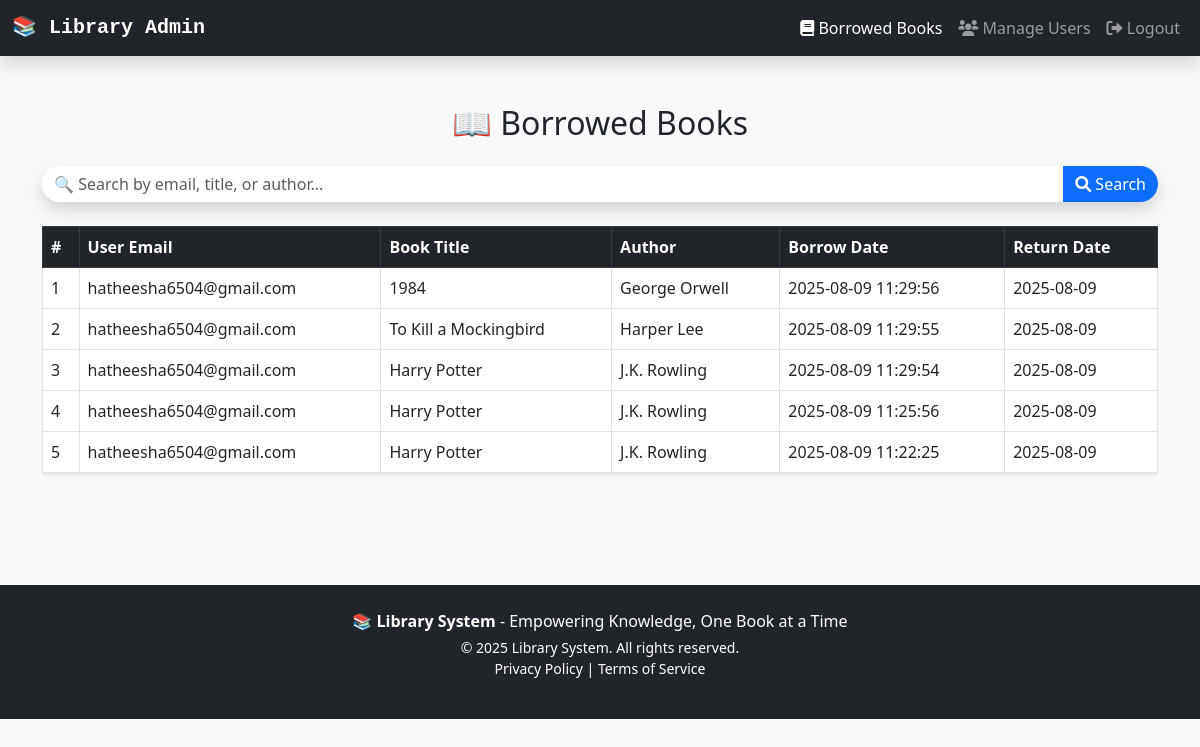
Page /borrowed_books.php (signed in) on the committed database.
### tables this page shows
CREATE TABLE IF NOT EXISTS `borrowed_books` (
  `id` int NOT NULL AUTO_INCREMENT,
  `user_id` int DEFAULT NULL,
  `book_id` int DEFAULT NULL,
  `borrow_date` timestamp NOT NULL DEFAULT CURRENT_TIMESTAMP,
  `return_date` date DEFAULT NULL,
  PRIMARY KEY (`id`),
  KEY `user_id` (`user_id`),
  KEY `book_id` (`book_id`)
);

CREATE TABLE IF NOT EXISTS `users` (
  `id` int NOT NULL AUTO_INCREMENT,
  `name` varchar(100) NOT NULL,
  `email` varchar(100) NOT NULL,
  `password` varchar(255) NOT NULL,
  `role` enum('admin','user') DEFAULT 'user',
  `is_verified` tinyint(1) DEFAULT '0',
  `verification_code` varchar(6) DEFAULT NULL,
  `verification_expires` datetime DEFAULT NULL,
  `created_at` timestamp NULL DEFAULT CURRENT_TIMESTAMP,
  `updated_at` timestamp NULL DEFAULT CURRENT_TIMESTAMP ON UPDATE CURRENT_TIMESTAMP,
  PRIMARY KEY (`id`),
  UNIQUE KEY `email` (`email`),
  UNIQUE KEY `email_2` (`email`)
);

CREATE TABLE IF NOT EXISTS `books` (
  `id` int NOT NULL AUTO_INCREMENT,
  `title` varchar(255) NOT NULL,
  `author` varchar(255) NOT NULL,
  `available` tinyint(1) DEFAULT '1',
  `cover_photo` varchar(255) DEFAULT NULL,
  PRIMARY KEY (`id`)
);

### borrowed_books.php (the view, shortened to what this page needs)
<?php
require 'auth/db.php';
$search_query = isset($_GET['search']) ? trim($_GET['search']) : '';
$query = "
SELECT bb.id, u.email, b.title, b.author, bb.borrow_date, bb.return_date
FROM borrowed_books bb
JOIN users u ON bb.user_id = u.id
JOIN books b ON bb.book_id = b.id
WHERE u.email LIKE ? OR b.title LIKE ? OR b.author LIKE ?
ORDER BY bb.borrow_date DESC
";
$stmt = $conn->prepare($query);
$search_param = "%$search_query%";
$stmt->bind_param("sss", $search_param, $search_param, $search_param);
$stmt->execute();
$result = $stmt->get_result();
?>
<!DOCTYPE html>
<html>
<head>
  <link rel="stylesheet" href="https://cdn.jsdelivr.net/npm/bootstrap@5.3.0/dist/css/bootstrap.min.css">
  <link rel="stylesheet" href="https://cdnjs.cloudflare.com/ajax/libs/font-awesome/6.0.0-beta3/css/all.min.css">
</head>
<body>
  <nav class="navbar navbar-expand-lg navbar-dark bg-dark shadow">
    <div class="container-fluid">
      <a class="navbar-brand" href="admin_panel.php">📚 Library Admin</a>
      <div class="collapse navbar-collapse" id="navbarNav">
        <ul class="navbar-nav ms-auto">
          <li class="nav-item">
            <a href="borrowed_books.php" class="nav-link active"><i class="fas fa-book"></i> Borrowed Books</a>
          </li>
          <li class="nav-item">
            <a href="manage_users.php" class="nav-link"><i class="fas fa-users"></i> Manage Users</a>
          </li>
          <li class="nav-item">
            <a href="logout.php" class="nav-link"><i class="fas fa-sign-out-alt"></i> Logout</a>
          </li>
        </ul>
      </div>
    </div>
  </nav>
  <div class="container py-5">
    <h2 class="text-center mb-4">📖 Borrowed Books</h2>
    <form class="d-flex justify-content-center mb-4" method="GET" action="">
      <div class="input-group search-bar shadow">
        <input class="form-control" type="search" placeholder="🔍 Search by email, title, or author..." name="search" value="<?= htmlspecialchars($search_query) ?>">
        <button class="btn btn-primary" type="submit">
          <i class="fas fa-search"></i> Search
        </button>
      </div>
    </form>
    <div class="table-responsive">
      <table class="table table-bordered table-hover shadow-sm">
        <thead class="table-dark">
          <tr>
            <th>#</th>
            <th>User Email</th>
            <th>Book Title</th>
            <th>Author</th>
            <th>Borrow Date</th>
            <th>Return Date</th>
          </tr>
        </thead>
        <tbody>
          <?php $i = 1;
          while ($row = $result->fetch_assoc()) { ?>
            <tr>
              <td><?= $i++ ?></td>
              <td><?= htmlspecialchars($row['email']) ?></td>
              <td><?= htmlspecialchars($row['title']) ?></td>
              <td><?= htmlspecialchars($row['author']) ?></td>
              <td><?= $row['borrow_date'] ?></td>
              <td><?= $row['return_date'] ? $row['return_date'] : '<span class="not-returned">Not returned</span>' ?></td>
            </tr>
          <?php } ?>
        </tbody>
      </table>
    </div>
  </div>
  <footer class="bg-dark text-white py-4 mt-5">
  <div class="container text-center">
    <p class="mb-1">📚 <strong>Library System</strong> - Empowering Knowledge, One Book at a Time</p>
    <p class="small mb-0">&copy; <?= date('Y') ?> Library System. All rights reserved.</p>
    <p class="small">
      <a href="privacy_policy.php" class="text-white text-decoration-none">Privacy Policy</a> |
      <a href="terms_of_service.php" class="text-white text-decoration-none">Terms of Service</a>
    </p>
  </div>
</footer>
</body>
</html>

### borrowed_books.php (style rules this page uses)
body { background-color: #f8f9fa; }
.navbar-brand { font-family: 'Courier New', Courier, monospace; font-weight: bold; }
.search-bar { border-radius: 30px; overflow: hidden; }
.search-bar input { border: none; outline: none; box-shadow: none; }
.search-bar button { border: none; outline: none; }

### rows in the picture
borrowed_books: user.email "hatheesha6504@gmail.com", book.title "1984", book.author "George Orwell", borrow_date "2025-08-09 11:29:56", return_date "2025-08-09"
borrowed_books: user.email "hatheesha6504@gmail.com", book.title "To Kill a Mockingbird", book.author "Harper Lee", borrow_date "2025-08-09 11:29:55", return_date "2025-08-09"
borrowed_books: user.email "hatheesha6504@gmail.com", book.title "Harry Potter", book.author "J.K. Rowling", borrow_date "2025-08-09 11:29:54", return_date "2025-08-09"
borrowed_books: user.email "hatheesha6504@gmail.com", book.title "Harry Potter", book.author "J.K. Rowling", borrow_date "2025-08-09 11:25:56", return_date "2025-08-09"
borrowed_books: user.email "hatheesha6504@gmail.com", book.title "Harry Potter", book.author "J.K. Rowling", borrow_date "2025-08-09 11:22:25", return_date "2025-08-09"
